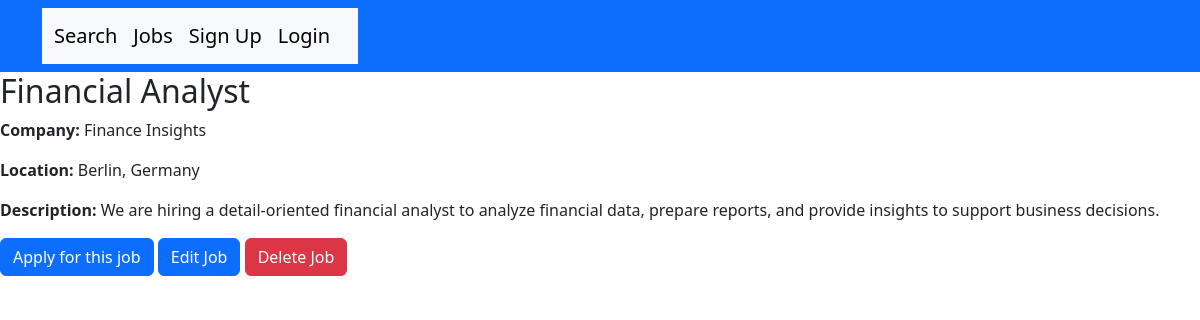
Page /3/detail/ on the committed database.
### jobs/models.py (models this page shows, shortened)
class BaseModel(models.Model):
    objects = models.Manager()
    DoesNotExist = models.Manager()
    class Meta:
        abstract = True

class Job(BaseModel):
    title = models.CharField(max_length=100)
    description = models.TextField()
    location = models.CharField(max_length=100)
    company = models.CharField(max_length=100, default='')
    pub_date = models.DateTimeField(default=timezone.now)
    expiration_date = models.DateTimeField(default=now() + timedelta(days=30))

### jobs/views.py (the view)
# urls.py: path("<int:job_id>/detail/", job_detail, name='job_detail'),
def job_detail(request, job_id):
    job = get_object_or_404(Job, pk=job_id)
    context = {'job': job}
    return render(request, 'jobs/job_detail.html', context)

### jobs/templates/jobs/job_detail.html (shortened to what this page needs)
{% extends 'base.html' %}
{% block content %}
    <h2>{{ job.title }}</h2>
    <p><strong>Company:</strong> {{ job.company }}</p>
    <p><strong>Location:</strong> {{ job.location }}</p>
    <p><strong>Description:</strong> {{ job.description }}</p>
    <a href="{% url 'jobs:job_apply' job.id %}" class="btn btn-primary">Apply for this job</a>
    <a href="{% url 'jobs:job_update' job.id %}" class="btn btn-primary">Edit Job</a>
    <a href="{% url 'jobs:job_delete' job.id %}" class="btn btn-danger">Delete Job</a>
{% endblock %}

### rows in the picture
Job: title "Financial Analyst", company "Finance Insights", location "Berlin, Germany", description "We are hiring a detail-oriented financial analyst to analyze financial data, prepare reports, and provide insights to support business decisions."
